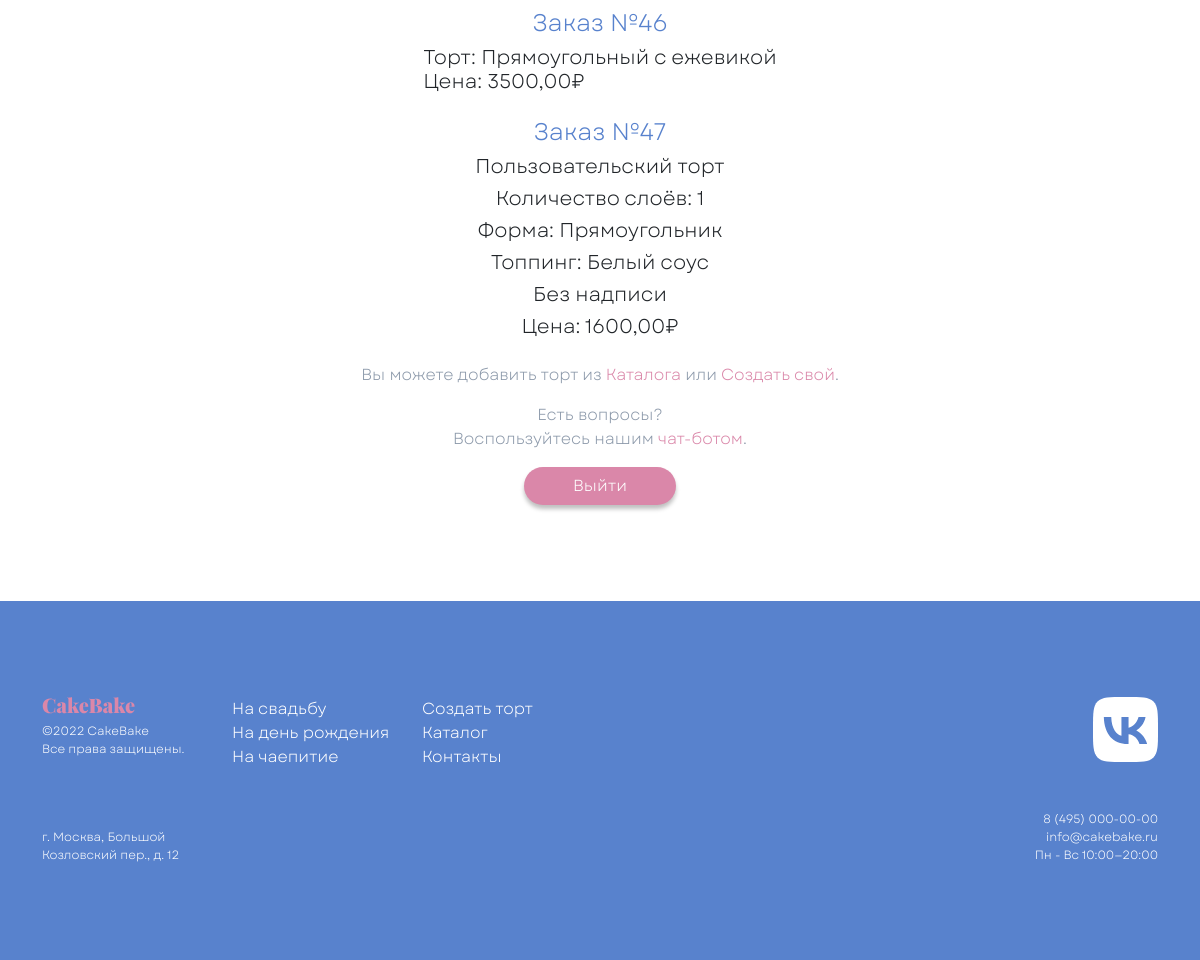
Page /lk/1 (signed in, lower part) on the earlier database version.
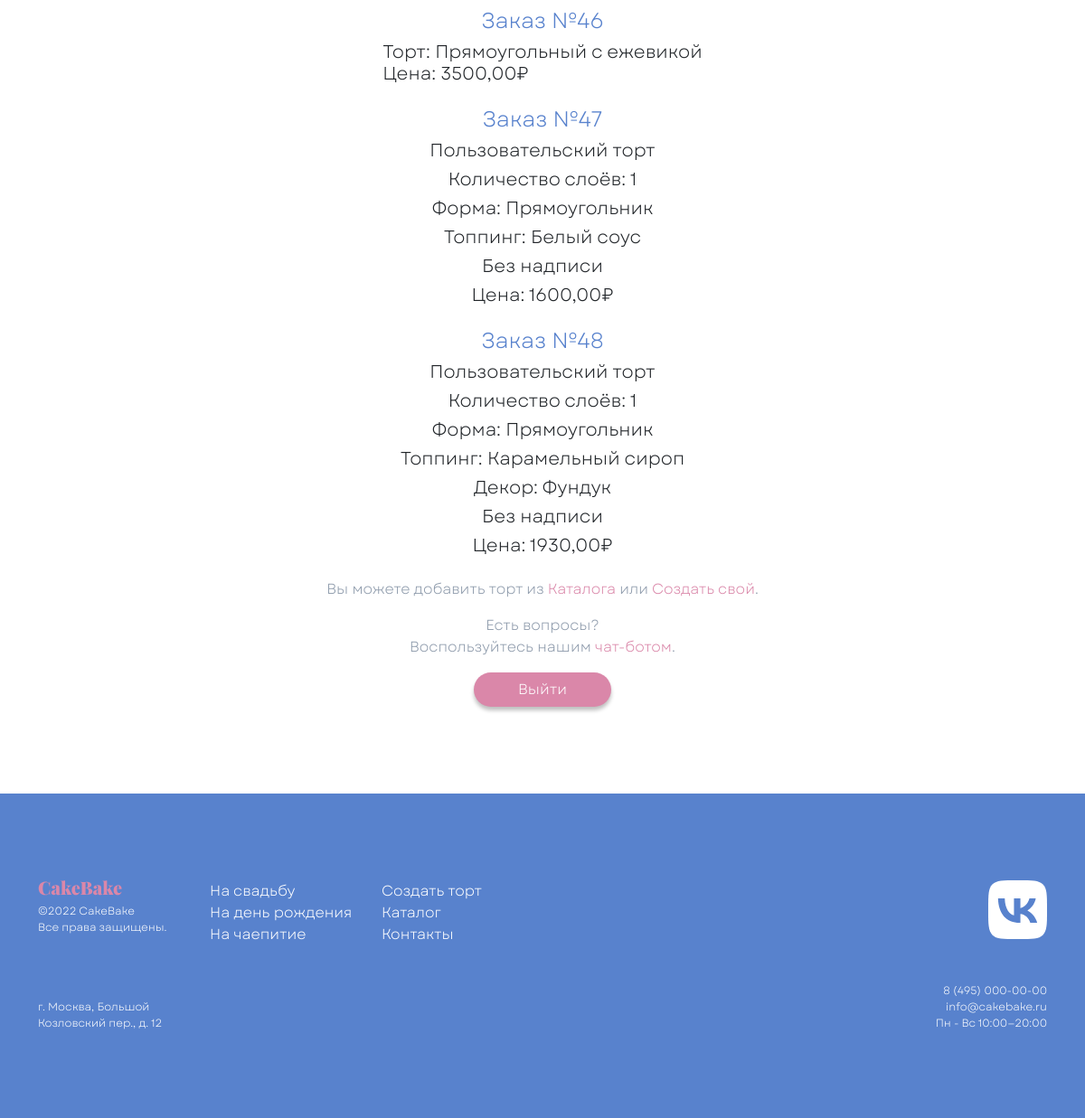
Same page on the later database version.
### BakeCake/models.py (models this page shows, shortened)
class Order(models.Model):
    cake = ForeignKey(Cake,
                      verbose_name='Торт',
                      on_delete=PROTECT,
                      related_name='orders',
                      null=True,
                      blank=True)
    customer = ForeignKey(Client,
                          verbose_name='Клиент',
                          on_delete=models.CASCADE,
                          related_name='orders')
    name = models.CharField(max_length=255, verbose_name='Имя')
    email = models.EmailField(verbose_name='Email', db_index=True)
    phone = PhoneNumberField(verbose_name='Номер телефона', db_index=True)
    address = models.TextField(verbose_name='Адрес доставки', db_index=True)
    date = models.DateField(verbose_name='Дата', db_index=True)
    time = models.TimeField(verbose_name='Время')
    levels_number = models.ForeignKey(Layer,
                                      verbose_name='Количество уровней',
                                      on_delete=models.SET_NULL,
                                      related_name='orders',
                                      null=True,
                                      blank=True)
    shape = models.ForeignKey(Shape,
                              verbose_name='Форма',
                              on_delete=models.SET_NULL,
                              null=True,
                              blank=True,
                              related_name='orders')
    topping = models.ForeignKey(Topping,
                                verbose_name='Топпинг',
                                on_delete=models.SET_NULL,
                                related_name='orders',
                                null=True,
                                blank=True)
    berry = models.ForeignKey(Berry,
                              verbose_name='Ягода',
                              on_delete=models.SET_NULL,
                              related_name='orders',
                              null=True,
                              blank=True)
    decor = models.ForeignKey(Decor,
                              verbose_name='Декор',
                              on_delete=models.SET_NULL,
                              related_name='orders',
                              null=True,
                              blank=True)
    inscription = models.CharField(max_length=25,
                                   verbose_name='Надпись',
                                   blank=True,
                                   null=True)
    price = models.DecimalField(max_digits=10, decimal_places=2)
    comment = models.TextField(null=True,
                               blank=True,
                               verbose_name='Комментарий к заказу')
    delivery_comment = models.TextField(null=True,
                                        blank=True,
                                        verbose_name='Комментарий к курьеру')

class Cake(models.Model):
    title = models.CharField(max_length=25, verbose_name='Название')
    image = models.ImageField(upload_to='images/cakes',
                              verbose_name='Картинка')
    description = models.TextField(null=True,
                                   blank=True,
                                   verbose_name='Описание')
    levels_number = models.ForeignKey(Layer,
                                      verbose_name='Количество уровней',
                                      on_delete=models.SET_NULL,
                                      related_name='cakes',
                                      null=True,
                                      blank=True)
    shape = models.ForeignKey(Shape,
                              verbose_name='Форма',
                              on_delete=models.SET_NULL,
                              null=True,
                              blank=True,
                              related_name='cakes')
    topping = models.ForeignKey(Topping,
                                verbose_name='Топпинг',
                                on_delete=models.SET_NULL,
                                related_name='cakes',
                                null=True,
                                blank=True)
    berry = models.ForeignKey(Berry,
                              verbose_name='Ягода',
                              on_delete=models.SET_NULL,
                              related_name='cakes',
                              null=True,
                              blank=True)
    decor = models.ForeignKey(Decor,
                              verbose_name='Декор',
                              on_delete=models.SET_NULL,
                              related_name='cakes',
                              null=True,
                              blank=True)
    inscription = models.CharField(max_length=25,
                                   verbose_name='Надпись',
                                   blank=True,
                                   null=True)
    price = models.DecimalField(max_digits=10, decimal_places=2, default=100)
    def __str__(self):
        return f'{self.title}'

class Layer(models.Model):
    number = models.PositiveIntegerField(verbose_name=' Количество уровней')
    price = models.DecimalField(max_digits=10, decimal_places=2, default=100)
    def __str__(self):
        return f'{self.number}'

class Shape(models.Model):
    shapes = {'ROUND': 'Круг',
              'SQUARE': 'Квадрат',
              'RECTANGLE': 'Прямоугольник'}
    title = models.CharField(choices=shapes,
                             max_length=25,
                             verbose_name='Форма')
    price = models.DecimalField(max_digits=10, decimal_places=2, default=100)

class Topping(models.Model):
    title = models.CharField(max_length=25, verbose_name='Название')
    description = models.TextField(null=True,
                                   blank=True,
                                   verbose_name='Описание')
    price = models.DecimalField(max_digits=10, decimal_places=2, default=100)
    def __str__(self):
        return f'{self.title}'

class Decor(models.Model):
    title = models.CharField(max_length=25, verbose_name='Название')
    description = models.TextField(null=True,
                                   blank=True,
                                   verbose_name='Описание')
    price = models.DecimalField(max_digits=10, decimal_places=2, default=100)
    def __str__(self):
        return f'{self.title}'

### BakeCake/views.py (the view)
# urls.py: path('lk/<int:client_id>', show_lk, name='show_lk'),
def show_lk(request, client_id: int):
    requested_client = Client.objects.get(id=client_id)
    return render(request, 'lk.html', {"user": requested_client})

### BakeCake/models.py (called while the page is built)
    def __str__(self):
        return f'{self.title}'

### accounts/models.py (called while the page is built)
    def __str__(self):
        if self.first_name:
            return self.first_name
        return str(self.phone_number)

### templates/lk.html (shortened to what this page needs)
{% extends "base.html" %}
{% load static %}
{% block content %}
	<div class="container mt-header mb-5">
		<div class="row mt-5">
			<div class="col-12 col-xxl-6 d-flex flex-column justify-content-center align-items-center align-items-xxl-start" id="LK">
				{% if request.user.orders.all %}
				  {% for order in request.user.orders.all %}
				    <h4 class="cake_blue">Заказ №{{ order.id }}</h4>
				    {% if order.cake %}
				      <h5>Торт: {{ order.cake }}<br>Цена: {{ order.price }}₽</h5>
				    {% elif order.shape %}
				      <h5>Пользовательский торт</h5>
					  <h5>Количество слоёв: {{ order.levels_number }}</h5>
					  <h5>Форма: {{ order.shape.get_title_display }}</h5>
					  <h5>Топпинг: {{ order.topping }}</h5>
					  {% if order.decor %}
					    <h5>Декор: {{ order.decor }}</h5>
					  {% endif %}
					  {% if order.inscription %}
					  	<h5>Надпись: {{ order.inscription }}</h5>
					  {% else %}
					  	<h5>Без надписи</h5>
					  {% endif %}
					  <h5>Цена: {{ order.price }}₽</h5>
				    {% endif %}
				  {% endfor %}
				{% else %}
  <div class="no-orders text-center">
    <p class="fs_20 mb-3">У вас пока нет заказов.</p>
  </div>
{% endif %}
				<p class="cake_grey">Вы можете добавить торт из <a href="{% url 'cakes_catalog' %}" class="text-decoration-none cake_pink">Каталога</a> или <a href="{% url 'show_main' %}#step3" class="text-decoration-none cake_pink">Создать свой</a>.</p>
				<span class="cake_grey">Есть вопросы?</span>
				<span class="cake_grey">Воспользуйтесь нашим <a href="https://vk.com/devmanorg" class="text-decoration-none cake_pink">чат-ботом</a>.</span>
				<form method="post" action="{% url 'accounts:logout' %}">
					<button type="submit" class="btn text-white rounded-pill align-self-end px-5 mt-3 shadow-none cake__button cake__bg_pink">Выйти</button>
				</form>
			</div>
		</div>
	</div>
{% endblock %}

Differences in the rows shown:
added Order: id "48", levels_number "1", shape "Прямоугольник", topping "Карамельный сироп", decor "Фундук", shows "Без надписи", price "1930,00"
